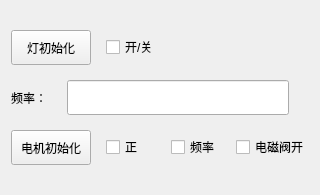
<?xml version="1.0" encoding="UTF-8"?>
<ui version="4.0">
 <class>RunConstPageClass</class>
 <widget class="QWidget" name="RunConstPageClass">
  <property name="geometry">
   <rect>
    <x>0</x>
    <y>0</y>
    <width>320</width>
    <height>195</height>
   </rect>
  </property>
  <property name="windowTitle">
   <string>Form</string>
  </property>
  <layout class="QVBoxLayout" name="verticalLayout">
   <property name="spacing">
    <number>15</number>
   </property>
   <property name="topMargin">
    <number>30</number>
   </property>
   <property name="bottomMargin">
    <number>30</number>
   </property>
   <item>
    <layout class="QHBoxLayout" name="horizontalLayout" stretch="1,3">
     <item>
      <widget class="QPushButton" name="lightIniBtn">
       <property name="sizePolicy">
        <sizepolicy hsizetype="Minimum" vsizetype="Expanding">
         <horstretch>0</horstretch>
         <verstretch>0</verstretch>
        </sizepolicy>
       </property>
       <property name="text">
        <string>灯初始化</string>
       </property>
      </widget>
     </item>
     <item>
      <widget class="QCheckBox" name="lightOnCheck">
       <property name="text">
        <string>开/关</string>
       </property>
      </widget>
     </item>
    </layout>
   </item>
   <item>
    <layout class="QHBoxLayout" name="horizontalLayout_2">
     <property name="spacing">
      <number>20</number>
     </property>
     <property name="rightMargin">
      <number>20</number>
     </property>
     <item>
      <widget class="QLabel" name="label">
       <property name="text">
        <string>频率：</string>
       </property>
      </widget>
     </item>
     <item>
      <widget class="QLineEdit" name="frenEdit">
       <property name="sizePolicy">
        <sizepolicy hsizetype="Expanding" vsizetype="Expanding">
         <horstretch>0</horstretch>
         <verstretch>0</verstretch>
        </sizepolicy>
       </property>
      </widget>
     </item>
    </layout>
   </item>
   <item>
    <layout class="QHBoxLayout" name="horizontalLayout_3">
     <item>
      <widget class="QPushButton" name="motorIniBtn">
       <property name="sizePolicy">
        <sizepolicy hsizetype="Minimum" vsizetype="Expanding">
         <horstretch>0</horstretch>
         <verstretch>0</verstretch>
        </sizepolicy>
       </property>
       <property name="text">
        <string>电机初始化</string>
       </property>
      </widget>
     </item>
     <item>
      <widget class="QCheckBox" name="dirCheck">
       <property name="text">
        <string>正</string>
       </property>
      </widget>
     </item>
     <item>
      <widget class="QCheckBox" name="freqCheck">
       <property name="text">
        <string>频率</string>
       </property>
      </widget>
     </item>
     <item>
      <widget class="QCheckBox" name="coilCheck">
       <property name="text">
        <string>电磁阀开</string>
       </property>
      </widget>
     </item>
    </layout>
   </item>
  </layout>
 </widget>
 <resources/>
 <connections/>
</ui>
